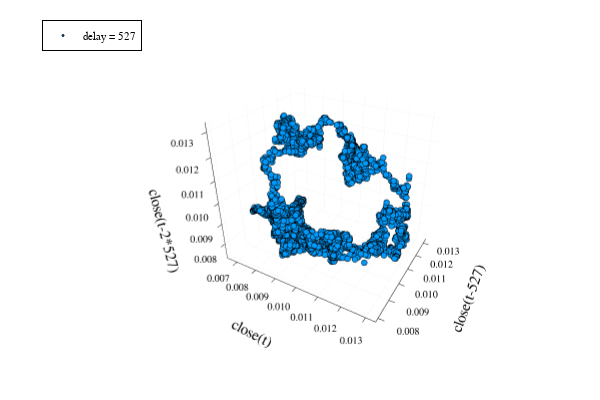

This figure's notebook cell:
### Code cell
# delay = 500 # 適当なcloseの時間遅れ(日)
# dim = 3 # 適当な埋め込み次元

# 時間遅れのデータを作成
plotlyjs()
data = zeros(length(close) - (dim - 1) * delay, dim)
for i in 1:dim
	data[:, i] = close[(dim-i)*delay+1:end-(i-1)*delay]
end
# プロット
if dim == 2
	scatter(data[:, 1], data[:, 2], markersize = 1, label = "delay = $delay", xlabel = "close(t)", ylabel = "close(t-$delay)", legend = :topleft)
else
	scatter(data[:, 1], data[:, 2], data[:, 3], markersize = 1, label = "delay = $delay", xlabel = "close(t)", ylabel = "close(t-$delay)", zlabel = "close(t-2*$delay)", legend = :topleft)
end

### Figure 1 — Plotly figure (JSON) as saved in the notebook; plotly's stock layout.template omitted (floating-point values rounded to 4 significant figures; data arrays with more than 128 entries replaced by an {"elided": "..."} marker saying what was removed)
{"data": [{"colorbar": {"len": 0.9143, "title": "", "x": 0.9934, "y": 0.533}, "legendgroup": "delay = 527", "marker": {"color": "rgba(0, 154, 250, 1.000)", "line": {"color": "rgba(0, 0, 0, 1.000)", "width": 1}, "size": 2, "symbol": "circle"}, "mode": "markers", "name": "delay = 527", "scene": "scene", "showlegend": true, "type": "scatter3d", "x": {"elided": "4390 float values"}, "xaxis": "x", "y": {"elided": "4390 float values"}, "yaxis": "y", "z": {"elided": "4390 float values"}, "zaxis": "z"}], "layout": {"annotations": [], "height": 400, "legend": {"bgcolor": "rgba(255, 255, 255, 1.000)", "bordercolor": "rgba(0, 0, 0, 1.000)", "borderwidth": 1, "font": {"color": "rgba(0, 0, 0, 1.000)", "family": "sans-serif", "size": 11}, "title": {"font": {"color": "rgba(0, 0, 0, 1.000)", "family": "sans-serif", "size": 15}, "text": ""}, "tracegroupgap": 0, "traceorder": "normal", "x": 0.07, "xanchor": "left", "y": 1, "yanchor": "top"}, "margin": {"b": 20, "l": 0, "r": 0, "t": 20}, "paper_bgcolor": "rgba(255, 255, 255, 1.000)", "plot_bgcolor": "rgba(255, 255, 255, 1.000)", "scene": {"camera": {"eye": {"x": 1.126, "y": -1.95, "z": 1.3}, "projection": "orthographic"}, "domain": {"x": [0.1061, 0.9934], "y": [0.07581, 0.9902]}, "xaxis": {"gridcolor": "rgba(0, 0, 0, 0.100)", "gridwidth": 0.5, "linecolor": "rgba(0, 0, 0, 1.000)", "mirror": false, "range": [0.006463, 0.0134], "showgrid": true, "showline": true, "showticklabels": true, "tickangle": 0, "tickcolor": "rgb(0, 0, 0)", "tickfont": {"color": "rgba(0, 0, 0, 1.000)", "family": "sans-serif", "size": 11}, "tickmode": "array", "ticks": "inside", "ticktext": ["0.007", "0.008", "0.009", "0.010", "0.011", "0.012", "0.013"], "tickvals": [0.007, 0.008, 0.009, 0.01, 0.011, 0.012, 0.013], "title": "close(t)", "titlefont": {"color": "rgba(0, 0, 0, 1.000)", "family": "sans-serif", "size": 15}, "type": "-", "visible": true, "zeroline": false, "zerolinecolor": "rgba(0, 0, 0, 1.000)"}, "yaxis": {"gridcolor": "rgba(0, 0, 0, 0.100)", "gridwidth": 0.5, "linecolor": "rgba(0, 0, 0, 1.000)", "mirror": false, "range": [0.007803, 0.01336], "showgrid": true, "showline": true, "showticklabels": true, "tickangle": 0, "tickcolor": "rgb(0, 0, 0)", "tickfont": {"color": "rgba(0, 0, 0, 1.000)", "family": "sans-serif", "size": 11}, "tickmode": "array", "ticks": "inside", "ticktext": ["0.008", "0.009", "0.010", "0.011", "0.012", "0.013"], "tickvals": [0.008, 0.009, 0.01, 0.011, 0.012, 0.013], "title": "close(t-527)", "titlefont": {"color": "rgba(0, 0, 0, 1.000)", "family": "sans-serif", "size": 15}, "type": "-", "visible": true, "zeroline": false, "zerolinecolor": "rgba(0, 0, 0, 1.000)"}, "zaxis": {"gridcolor": "rgba(0, 0, 0, 0.100)", "gridwidth": 0.5, "linecolor": "rgba(0, 0, 0, 1.000)", "mirror": false, "range": [0.007241, 0.01338], "showgrid": true, "showline": true, "showticklabels": true, "tickangle": 0, "tickcolor": "rgb(0, 0, 0)", "tickfont": {"color": "rgba(0, 0, 0, 1.000)", "family": "sans-serif", "size": 11}, "tickmode": "array", "ticks": "inside", "ticktext": ["0.008", "0.009", "0.010", "0.011", "0.012", "0.013"], "tickvals": [0.008, 0.009, 0.01, 0.011, 0.012, 0.013], "title": "close(t-2*527)", "titlefont": {"color": "rgba(0, 0, 0, 1.000)", "family": "sans-serif", "size": 15}, "type": "-", "visible": true, "zeroline": false, "zerolinecolor": "rgba(0, 0, 0, 1.000)"}}, "showlegend": true, "width": 600}}
